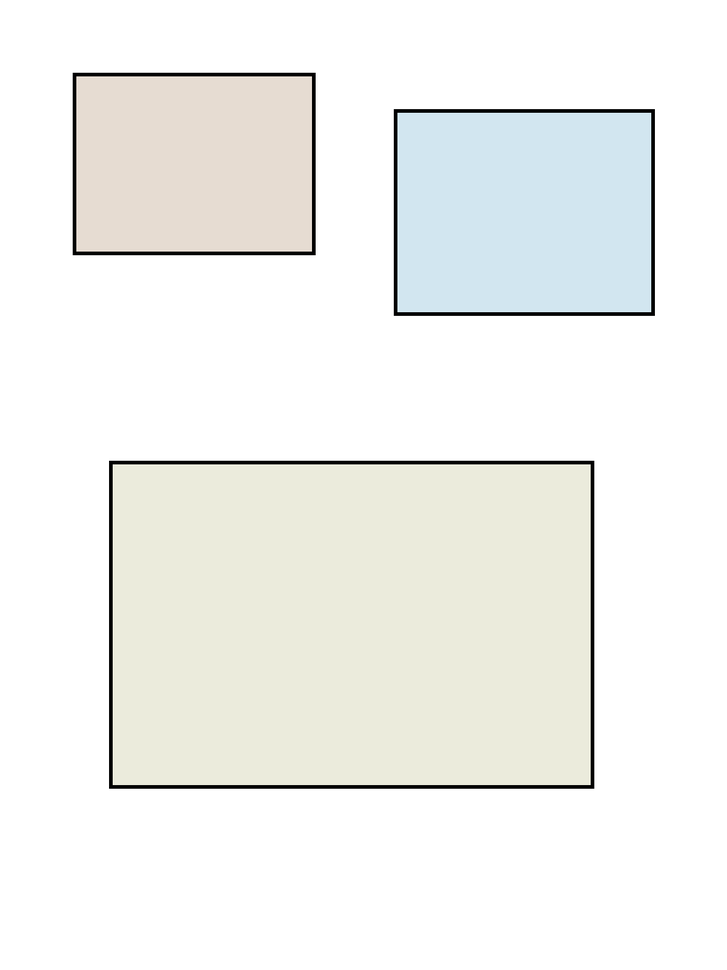
#> input picture tests/fixtures/scan_a4_sample.png, 727 x 970 px, shrunk from 1200 x 1600 before the run
$ python -i enhance.py   (imports and definitions only)
#> lines starting #> are read from the running program, lines starting #| are printed output that depends on the picture
#> in run, image_np is the input picture: shape (970, 727, 3); mean B, G, R 239.3, 242.4, 241.6
from __future__ import annotations

from pathlib import Path

import numpy as np

try:
    import cv2
except Exception:
    cv2 = None

from .base import ModelResult


def _clahe_enhance(image_np, clip_limit=2.0):
#> called with clip_limit = 2
    lab = cv2.cvtColor(image_np, cv2.COLOR_BGR2LAB)
#> lab: shape (970, 727, 3); mean of channels 0, 1, 2 243.2, 127.1, 129.4
    L, a, b = cv2.split(lab)
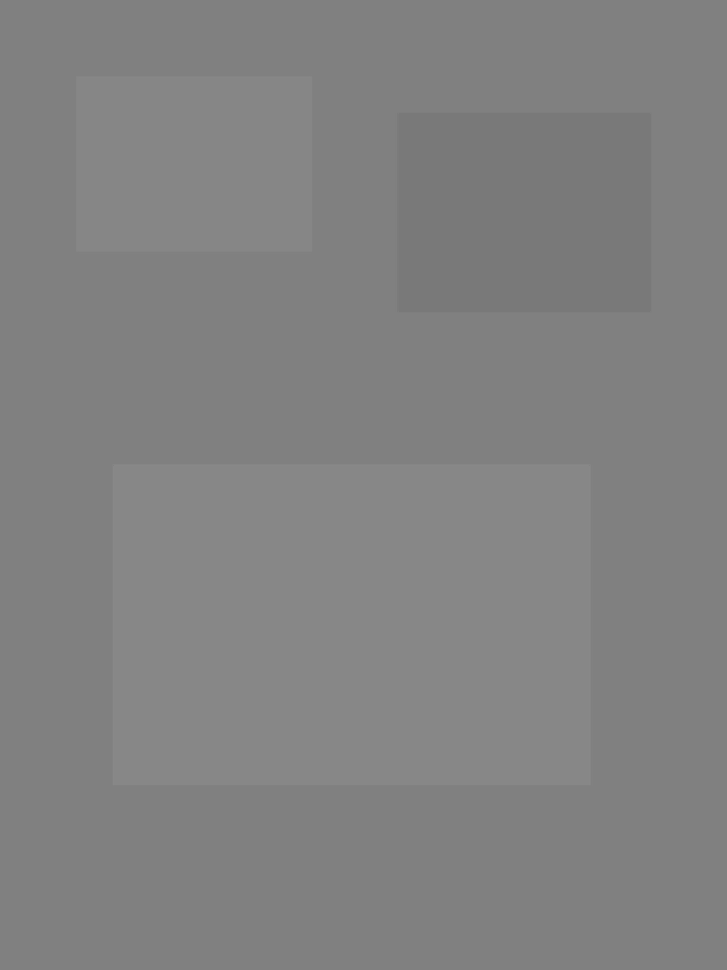
#> b: shape (970, 727); min 120, max 136, mean 129.4
    clahe = cv2.createCLAHE(clipLimit=clip_limit, tileGridSize=(8, 8))
    L = clahe.apply(L)
    enhanced = cv2.merge([L, a, b])
#> enhanced: shape (970, 727, 3); mean of channels 0, 1, 2 242.6, 127.1, 129.4
    return cv2.cvtColor(enhanced, cv2.COLOR_LAB2BGR)


def _white_balance(image_np, strength=0.5):
#> called with strength = 0.5
    result = image_np.copy().astype(np.float32)
    for c in range(3):
        channel = result[:, :, c]
        mean_val = channel.mean()
        if mean_val < 1:
            continue
        target = 128.0
        gain = (target / mean_val - 1) * strength + 1
        result[:, :, c] = np.clip(channel * gain, 0, 255)
#> this loop made 3 passes
#> (mean_val, gain) on passes 1 to 3: (239, 0.768), (242.1, 0.764), (240.9, 0.766)
#> pass 1, in _white_balance, `channel = result[:, :, c]`:
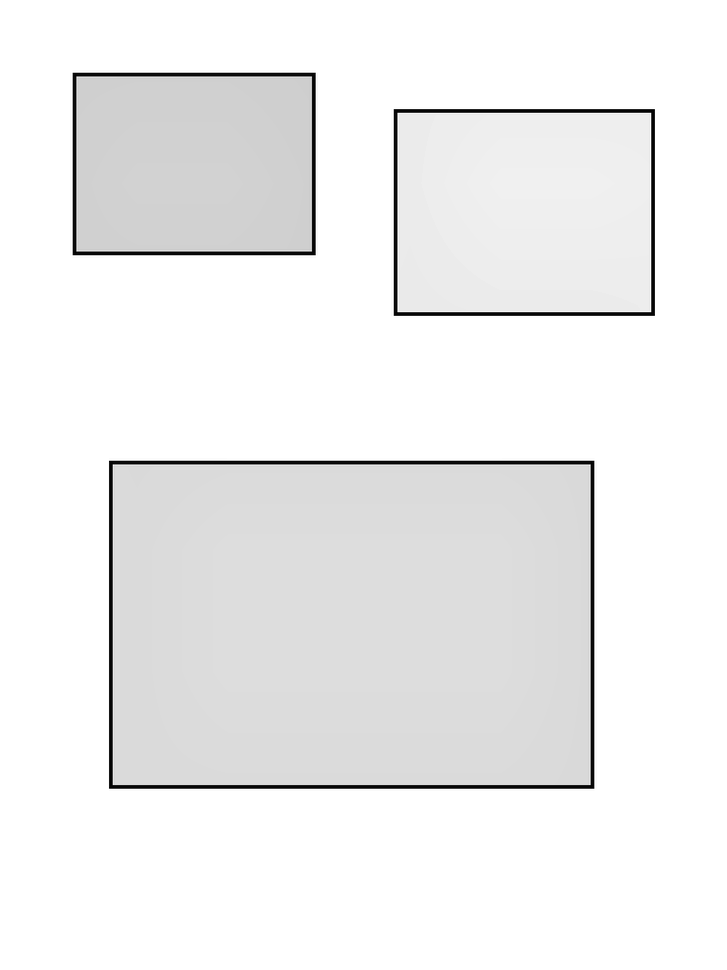
#> channel: shape (970, 727) float32; min 3, max 255, mean 239
#> pass 3, in _white_balance, `channel = result[:, :, c]`:
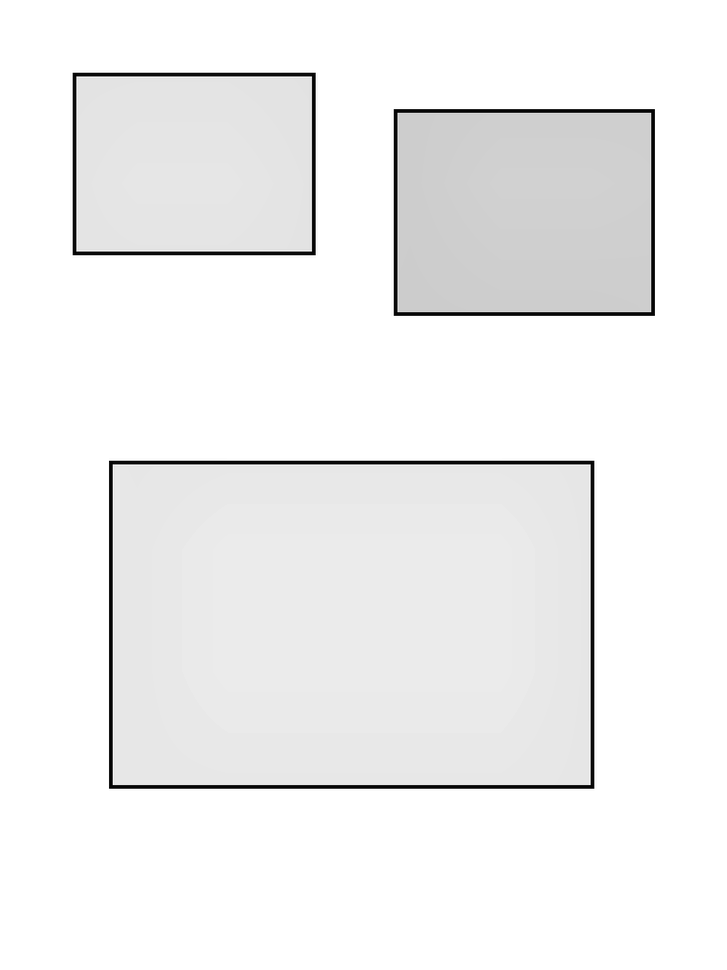
#> channel: shape (970, 727) float32; min 3, max 255, mean 240.9
#> after the loop:
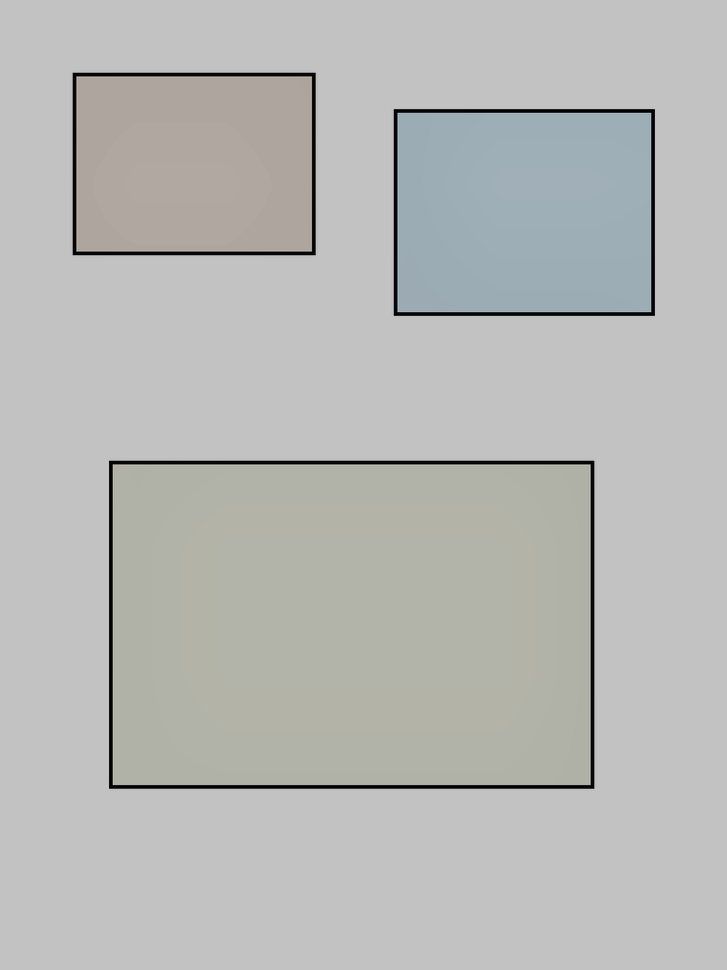
#> result: shape (970, 727, 3) float32; mean B, G, R 182.3, 184.3, 183.2
    return result.astype(np.uint8)


def _vignette_correct(image_np, strength=0.5):
#> called with strength = 0.25
    h, w = image_np.shape[:2]
#> h = 970; w = 727
    cx, cy = w / 2, h / 2
#> cx = 363.5; cy = 485
    max_radius = np.sqrt(cx ** 2 + cy ** 2)
#> max_radius = 606.1
    y, x = np.ogrid[:h, :w]
#> y = 970 values from 0 to 969
    dist = np.sqrt((x - cx) ** 2 + (y - cy) ** 2)
    falloff = np.clip(1.0 - (dist / max_radius) * strength, 0.7, 1.0)
    result = image_np.copy().astype(np.float32)
    for c in range(3):
        result[:, :, c] = np.clip(result[:, :, c] / falloff, 0, 255)
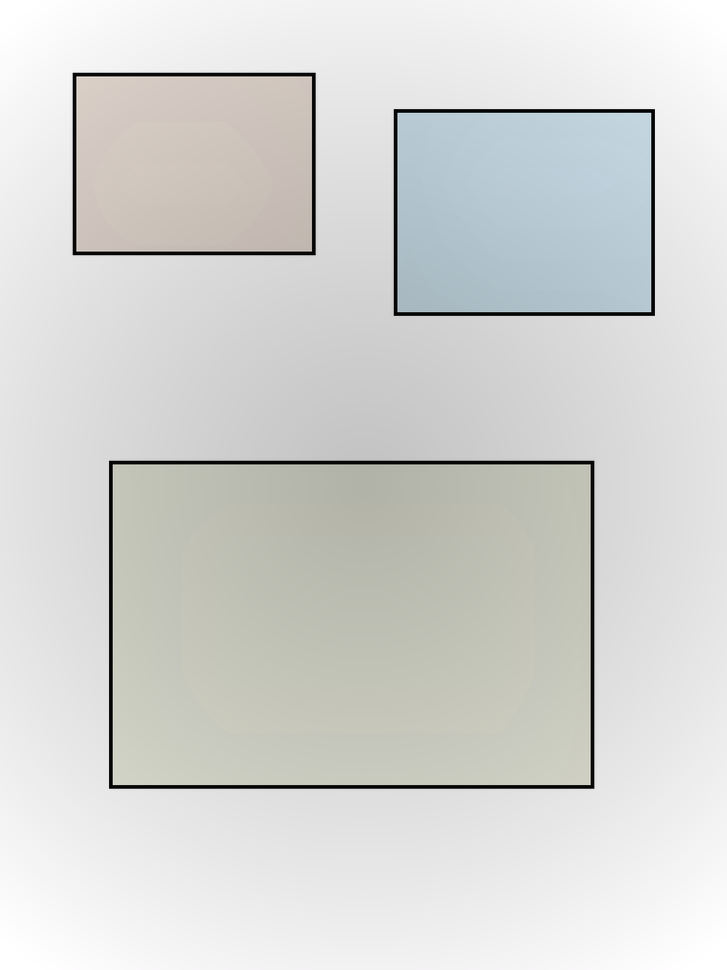
#> result: shape (970, 727, 3) float32; mean B, G, R 212.4, 214, 213.7
    return result.astype(np.uint8)


def _bw_enhance(image_np, strength=0.5):
    gray = cv2.cvtColor(image_np, cv2.COLOR_BGR2GRAY)
    if np.std(gray) < 30:
        clahe = cv2.createCLAHE(clipLimit=2.0, tileGridSize=(8, 8))
        enhanced = clahe.apply(gray)
        blended = cv2.addWeighted(gray, 1 - strength, enhanced, strength, 0)
        return cv2.cvtColor(blended, cv2.COLOR_GRAY2BGR)
    return image_np


class EnhanceAdapter:
    name = "enhance"

    def __init__(self):
        pass

    def run(self, image_path: Path, output_path: Path, **params) -> ModelResult:
        if cv2 is None:
            raise RuntimeError("opencv-python is required")
        strength = float(params.get("strength", 0.5))
        strength = max(0.0, min(1.0, strength))

        image_np = cv2.imread(str(image_path))
        if image_np is None:
            raise RuntimeError(f"Failed to read image: {image_path}")

        result = image_np.copy()
        result = _bw_enhance(result, strength)
        clip_limit = 0.5 + strength * 3.0
        result = _clahe_enhance(result, clip_limit)
        result = _white_balance(result, strength)
        result = _vignette_correct(result, strength * 0.5)

#> (the run stopped early here; a loop or call above may not have finished)
